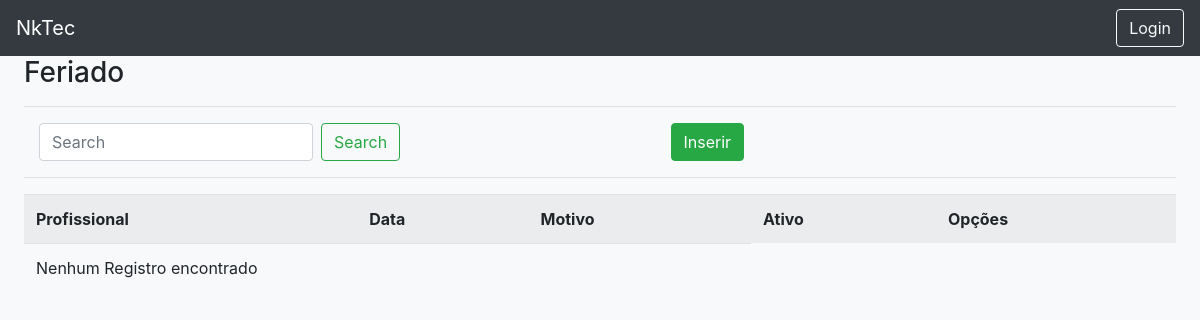
Before: /list/dayoff/ with the older database file.
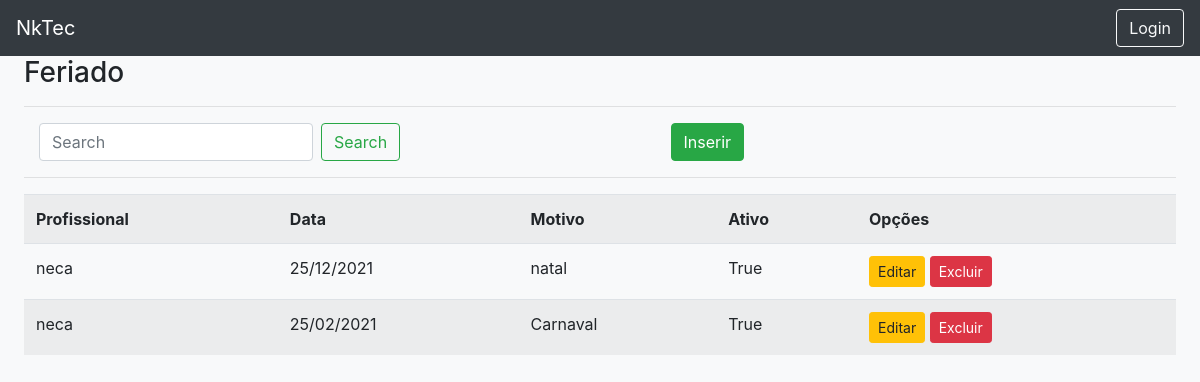
After: the same page with the newer database file.
### registrations/models.py (models this page shows, shortened)
class DayOff (models.Model):
    professional = models.ForeignKey(User, models.DO_NOTHING, blank = True, null = True, verbose_name="Profissional")
    daydate = models.CharField(max_length=10, verbose_name="Data do Feriado")#format dd/mm/yyyy
    reason = models.CharField(max_length=255, verbose_name="Motivo")
    active = models.BooleanField(default=True, verbose_name="Ativo")
    created_at = models.DateTimeField(auto_now=True, verbose_name="Criado em.")

### users/models.py (models this page shows)
class User(AbstractUser):
    pass

### registrations/views.py (the view)
# urls.py: path('list/dayoff/', DayOffList.as_view(), name ='list-dayoff'),
class DayOffList(ListView):
    model = DayOff
    template_name = 'registrations/lists/dayoff.html'
    def get_queryset(self):
        if (self.request.GET.get('search')):
            self.object_list = DayOff.objects.filter(reason__contains = self.request.GET.get('search'))
        else:
            self.object_list = DayOff.objects.all()
        return self.object_list

### registrations/templates/registrations/lists/dayoff.html
{% extends 'pages/template.html' %}
{% load static %}
{% block content %}
<h3>Feriado</h3>
<hr>
<div class="row ml-auto">
    <div class="col-sm">
        <form method="get" class="form-inline my-2 my-lg-0 mt-2" action="">
            <input class="form-control mr-sm-2" type="search" placeholder="Search" aria-label="Search" id="search"
                name="search" autofocus>
            <button class="btn btn-outline-success my-2 my-sm-0" type="submit">Search</button>
        </form>
    </div>
    <div class="col-sm">
        <a href="{% url 'create-dayoff' %}" class="btn btn-success ml-5">Inserir</a>
    </div>
</div>
<hr>
<div class="table-responsive">
    <table class="table table-striped">
        <tr>
            <th>Profissional</th>
            <th>Data</th>
            <th>Motivo</th>
            <th>Ativo</th>
            <th>Opções</th>
        </tr>
        {% for obj in object_list %}
        <tr>
            <td>{{obj.professional}}</td>
            <td>{{obj.daydate}}</td>
            <td>{{obj.reason}}</td>
            <td>{{obj.active}}</td>
            <td>
                <a href="{% url 'edit-dayoff' obj.pk %}" class="btn btn-warning btn-sm">Editar</a>
                <a href="{% url 'delete-dayoff' obj.pk %}" class="btn btn-danger btn-sm">Excluir</a>
            </td>
        </tr>
        {% empty %}
        <tr>
            <td colspan="3">
                Nenhum Registro encontrado
            </td>
        </tr>
        {% endfor %}
    </table>
</div>
{% endblock %}

Changed rows visible on the page:
added DayOff: professional "neca", daydate "25/12/2021", reason "natal", active "True"
added DayOff: professional "neca", daydate "25/02/2021", reason "Carnaval", active "True"
Other visible differences:
text no longer shown: "Nenhum Registro encontrado"
